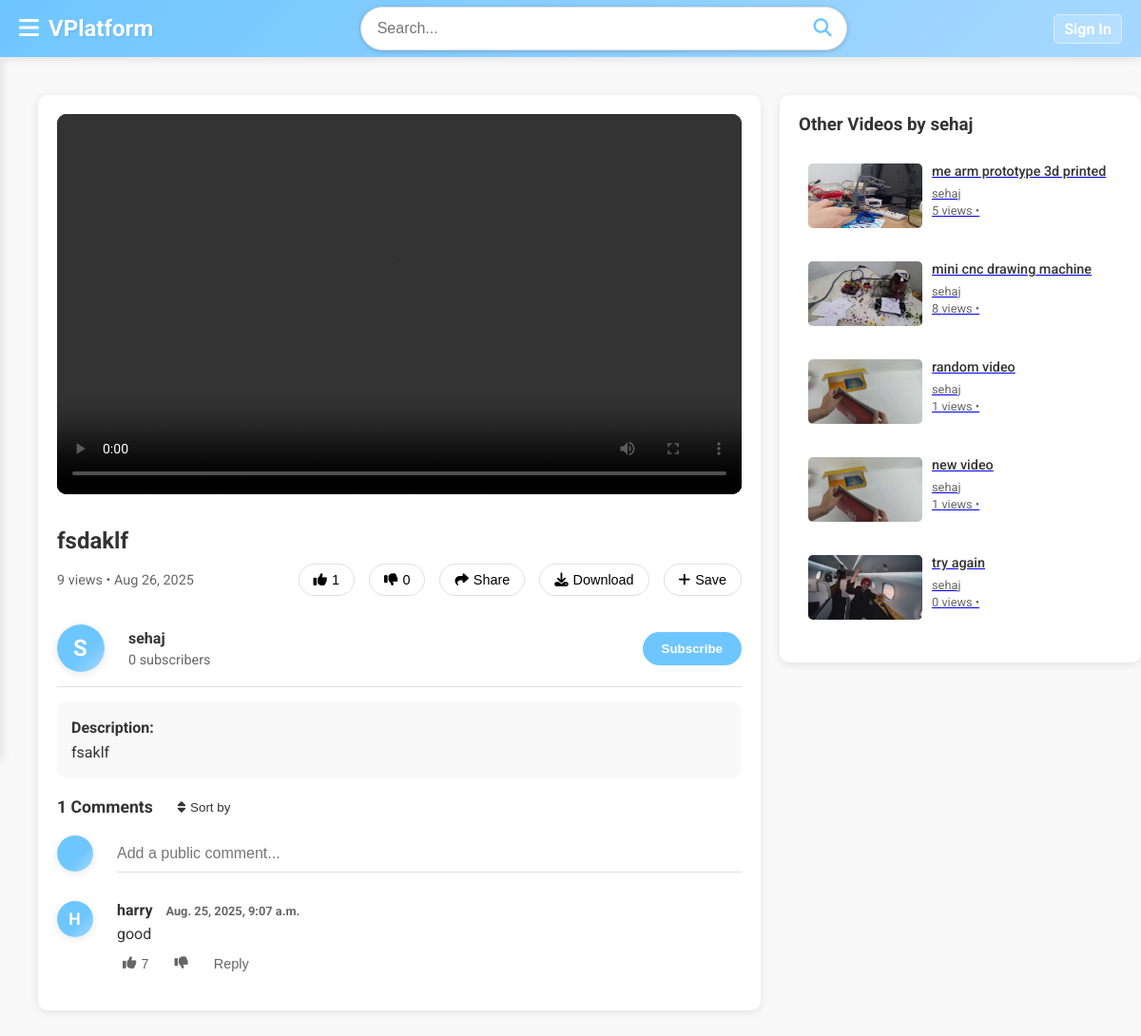
Screenshot of /video/20/ with the database file from the repository.
### videos_display/models.py (models this page shows, shortened)
class Video(models.Model):
    username = models.CharField(max_length=100)
    email = models.EmailField()
    title = models.CharField(max_length=200)
    description = models.CharField(max_length=2000)
    published_date = models.DateField(auto_now=True)
    category = models.CharField(max_length=25)
    video = models.FileField(upload_to='videos/')
    thumbnail = models.ImageField(upload_to='thumbnails/', null=True, blank=True)
    duration = models.CharField(max_length=8, blank=True, null=True)  # in seconds
    views = models.PositiveIntegerField(default=0)
    likes = models.PositiveIntegerField(default=0)
    dislikes = models.PositiveIntegerField(default=0)
    def save(self, *args, **kwargs):
        super().save(*args, **kwargs)  # Save video first
        if self.video:
            video_path = self.video.path
            clip = VideoFileClip(video_path)
            if not self.duration:
                duration = clip.duration  # in seconds
                self.duration = str(datetime.timedelta(seconds=int(duration)))
            super().save(update_fields=['duration', 'thumbnail'])

class Comment(models.Model):
    user = models.ForeignKey(User, on_delete=models.CASCADE)
    video = models.ForeignKey(Video, on_delete=models.CASCADE)
    content = models.TextField()
    created_at = models.DateTimeField(auto_now_add=True)
    class Meta:
        ordering = ['-created_at']

### videos_display/views.py (the view, shortened to what this page needs)
# urls.py: path('video/<int:id>/', vd_views.full_video, name='full_video'),
def full_video(request, id):
    video = Video.objects.get(id=id)
    video.views += 1
    video.save()
    user = request.user
    channel = User.objects.get(username=video.username)
    like_status = False
    dislike_status = False
    is_video_saved = False
    is_video_user_subscribed = False
    comments = Comment.objects.filter(video=video).order_by('-created_at')
    subscriptions_count = Subscriptions.objects.filter(channel=channel).count()
    context = {
        'video': video,
        'video_liked': like_status,
        'video_disliked': dislike_status,
        'comments': comments,
        'comments_no' : comments.count(),
        'video_saved': is_video_saved,
        'other_videos': Video.objects.exclude(id=video.id).filter(username=video.username),
        'is_video_user_subscribed': is_video_user_subscribed,
        'subscriptions_count': subscriptions_count
    }
    return render(request, 'videos_display/TheVideoPage.html', context)

### videos_display/templates/videos_display/TheVideoPage.html (shortened to what this page needs)
{% extends 'base.html' %}
{% load static %}
{% block extra_css %}
<link rel="stylesheet" href="{% static 'css/TheVideoPage.css'%}">
{% endblock %}
{% block content %}
        <div id="content">
            <div class="video-container">
                <div class="main-video-section">
                    <video class="video-player" controls>
                        <source src="{{ video.video.url }}" type="video/mp4">
                    </video>
                    <div class="video-info">
                        <h1 class="video-title">{{ video.title }}</h1>
                        <div class="video-meta">
                            <div class="video-stats">
                                <span id="view-count">{{ video.views }} views</span> •
                                <span>{{ video.published_date|date:"M d, Y" }}</span>
                            </div>
                            <div class="video-actions">
                                <button class="action-btn" id="like-btn">
                                    <i class="fas fa-thumbs-up"></i>
                                    <span id="like-count">{{ video.likes }}</span>
                                </button>
                                <button class="action-btn" id="dislike-btn">
                                    <i class="fas fa-thumbs-down"></i>
                                    <span id="dislike-count">{{ video.dislikes }}</span>
                                </button>
                                <button class="action-btn">
                                    <i class="fas fa-share"></i>
                                    Share
                                </button>
                                <button class="action-btn">
                                    <i class="fas fa-download"></i>
                                    Download
                                </button>
                                <button class="action-btn" id="save-btn">
                                    <i class="fas fa-plus"></i>
                                    Save
                                </button>
                            </div>
                        </div>
                        <div class="channel-info">
                            <div class="channel-avatar user-avatar user-avatar-circle" title="{{ video.username }}">
                                <span class="user-avatar-initial">{{ video.username|slice:":1"|upper }}</span>
                            </div>
                            <div class="channel-details">
                                <h3>{{ video.username }}</h3>
                                <p>{{ subscriptions_count }} subscribers</p>
                            </div>
                            <button class="subscribe-btn" id="subscribe-btn">Subscribe</button>
                        </div>
                        <div class="video-description">
                            <div class="description-text">
                                <strong>Description:</strong>
                                <br>
                                {{ video.description|default:"No description available." }}
                            </div>
                        </div>
                        <div class="comments-section">
                            <div class="comments-header">
                                <span class="comments-count" id="comments-count">{{ comments_no }} Comments</span>
                                <button class="sort-comments" id="sort-comments-btn">
                                    <i class="fas fa-sort"></i>
                                    Sort by
                                </button>
                            </div>
                            <div class="comment-input-section">
                                <div class="comment-avatar user-avatar user-avatar-circle" title="{{ user.username }}">
                                </div>
                                <div class="comment-input">
                                    <input type="text" placeholder="Add a public comment..." id="comment-text">
                                </div>
                            </div>
                            <div class="comments-list" id="comments-list">
                                {% for comment in comments %}
                                <div class="comment">
                                    <div class="comment-avatar user-avatar user-avatar-circle" title="{{ comment.user.username }}">
                                        <span class="user-avatar-initial">{{ comment.user.username|slice:":1"|upper }}</span>
                                    </div>
                                    <div class="comment-content">
                                        <div class="comment-author">
                                            {{ comment.user.username }}
                                            <span class="comment-time">{{ comment.created_at }}</span>
                                        </div>
                                        <div class="comment-text">
                                            {{ comment.content }}
                                        </div>
                                        <div class="comment-actions-bar">
                                            <button class="comment-action">
                                                <i class="fas fa-thumbs-up"></i>
                                                <span>7</span>
                                            </button>
                                            <button class="comment-action">
                                                <i class="fas fa-thumbs-down"></i>
                                            </button>
                                            <button class="comment-action">Reply</button>
                                        </div>
                                    </div>
                                </div>
                                {% endfor %}
                            </div>
                        </div>
                    </div>
                    </div>
                <div class="related-videos">
                    <h3>Other Videos by {{ video.username }}</h3>
                    {% for video in other_videos %}
                    <a href="{% url 'full_video' video.id %}">
                        <div class="related-video">
                            <div class="related-thumbnail">
                                <img src="{{ video.thumbnail.url }}" alt="{{ video.title }}">
                            </div>
                            <div class="related-info">
                                <div class="related-title">{{ video.title }}</div>
                                <div class="related-channel">{{ video.username }}</div>
                                <div class="related-stats">{{ video.views }} views • {{ video.created_at }}</div>
                            </div>
                        </div>
                    </a>
                {% endfor %}
            </div>
        </div>
    </div>
   {% endblock %}

### static/css/base.css (style rules this page uses)
:root { --primary-color: #6ec6ff; --secondary-color: #a7d8ff; --background-color: #f9f9f9; --text-color: #333333; --text-color-light: #ffffff; --border-color: #e0e0e0; }
body { font-family: 'Roboto', sans-serif; background-color: var(--background-color); color: var(--text-color); margin: 0; padding: 0; padding-top: 60px; }
.user-avatar.user-avatar-circle { width: 38px; height: 38px; border-radius: 50%; background: linear-gradient(135deg, var(--primary-color) 60%, var(--secondary-color) 100%); display: flex; align-items: center; justify-content: center; margin-right: 10px; box-shadow: 0 2px 8px rgba(0,0,0,0.10); }
.user-avatar-initial { color: var(--text-color-light); font-size: 1.3rem; font-weight: 700; letter-spacing: 1px; }
#content { width: 100%; padding: 20px; }

### rows the page displays
Video: title "fsdaklf", views "9", published_date "Aug 26, 2025", likes "1", dislikes "0", username "S", username "sehaj", description "fsaklf"
Comment: user.username "H", user.username "harry", created_at "Aug. 25, 2025, 9:07 a.m.", content "good"
Video: thumbnail (picture), title "me arm prototype 3d printed", username "sehaj", views "5"
Video: thumbnail (picture), title "mini cnc drawing machine", username "sehaj", views "8"
Video: thumbnail (picture), title "random video", username "sehaj", views "1"
Video: thumbnail (picture), title "new video", username "sehaj", views "1"
Video: thumbnail (picture), title "try again", username "sehaj", views "0"

### other values shown
{{ subscriptions_count }} "0"
{{ comments_no }} "1"
